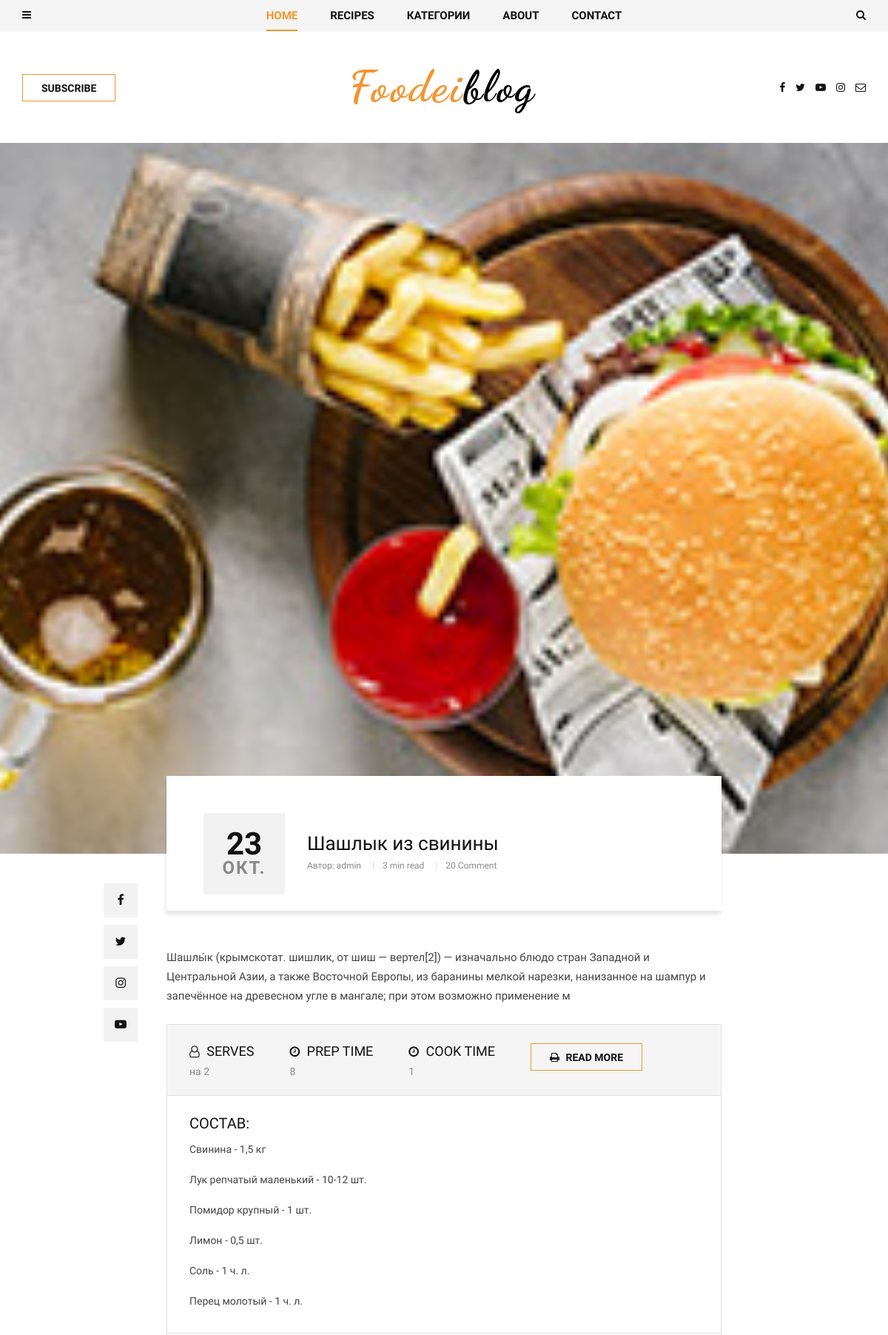
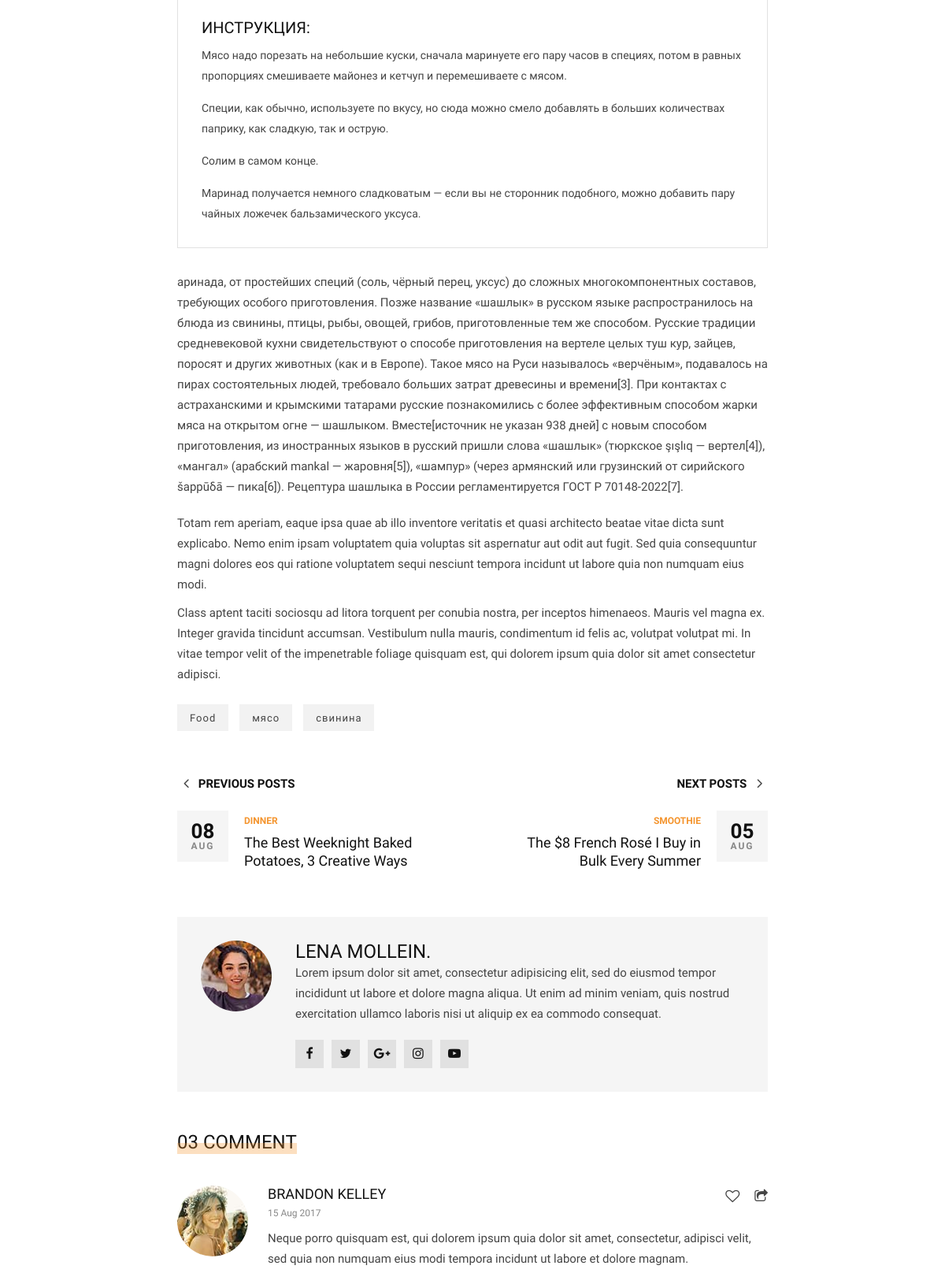
The app's page /dinner/shashlikizsvinini7/ (upper part) with its own data (2 pictures, top to bottom).
### blog/models.py (models this page shows, shortened)
class Post(models.Model):
    author = models.ForeignKey(User, related_name='posts', on_delete=models.CASCADE)
    title = models.CharField(max_length=220)
    slug = models.SlugField(max_length=220, unique=True, default='')
    image = models.ImageField(upload_to='articles/')
    text = models.TextField()
    category = models.ForeignKey(
        Category,
        related_name='post',
        on_delete=models.SET_NULL,
        null=True,
    )
    tags = models.ManyToManyField(Tag, related_name='post')
    create_at = models.DateTimeField(auto_now_add=True)
    def get_absolute_url(self):
        return reverse('post_single',
                       kwargs={"slug": self.category.slug, "post_slug": self.slug})  # передается 2 слага для
    def get_recipes(self):
        return self.recipe.all()  # подтягиваю все рецепты к посту в шаблонах
    def get_tags(self):
        return self.tags.all()

class Recipe(models.Model):
    name = models.CharField(max_length=100)
    serves = models.CharField(max_length=50)
    prep_time = models.PositiveIntegerField(default=1)
    cook_time = models.PositiveIntegerField(default=1)
    ingredients = RichTextField()
    directions = RichTextField()
    post = models.ForeignKey(
        Post,
        related_name='recipe',
        on_delete=models.SET_NULL,
        null=True,
        blank=True)

class Tag(models.Model):
    name = models.CharField(max_length=100)
    slug = models.SlugField(max_length=100)

### blog/views.py (the view)
# urls.py: path('<slug:slug>/<slug:post_slug>/', views.PostDetailView.as_view(), name='post_single'),
class PostDetailView(DetailView):
    model = Post
    context_object_name = 'post'
    slug_url_kwarg = 'post_slug'  # т.к. определено в урлах адрес нестандартный <slug:post_slug>

### blog/models.py (called while the page is built)
    def __str__(self):
        return f'{self.name}'

### blog/templatetags/menu_tags.py (called while the page is built)
@register.inclusion_tag('blog/include/tags/top_menu.html')
def get_categories():
    category = Category.objects.filter(parent__isnull=True).order_by('name')
    return {'list_category': category}

@register.inclusion_tag('blog/include/tags/receips_tag.html')
def get_last_posts():
    posts = Post.objects.select_related('category').order_by('-id')[:5]#подтягиваем категории чтобы было меньше запросов в БД
    return {'list_last_posts': posts}

### templates/blog/post_detail.html (shortened to what this page needs)
{% extends 'base.html' %}
{% block content %}
<section class="single-post spad">
    <div class="single-post__hero set-bg" data-setbg="{{ post.image.url }}"></div>
    <div class="container">
        <div class="row d-flex justify-content-center">
            <div class="col-lg-8">
                <div class="single-post__title">
                    <div class="single-post__title__meta">
                        <h2>{{ post.create_at|date:"d" }}</h2>
                        <span>{{ post.create_at|date:"N" }}</span>
                    </div>
                    <div class="single-post__title__text">
                        <ul class="label">
                        </ul>
                        <h4>{{ post.title }}</h4>
                        <ul class="widget">
                            <li>Автор: {{ post.author }}</li>
                            <li>3 min read</li>
                            <li>20 Comment</li>
                        </ul>
                    </div>
                </div>
                <div class="single-post__social__item">
                    <ul>
                        <li><a href="#"><i class="fa fa-facebook"></i></a></li>
                        <li><a href="#"><i class="fa fa-twitter"></i></a></li>
                        <li><a href="#"><i class="fa fa-instagram"></i></a></li>
                        <li><a href="#"><i class="fa fa-youtube-play"></i></a></li>
                    </ul>
                </div>
                <div class="single-post__top__text">
                    <p>{{ post.text|slice:':250' }}</p>
                </div>
                {% for rec in post.get_recipes %}
                <div class="single-post__recipe__details">
                    <div class="single-post__recipe__details__option">
                            <ul>
                                <li>
                                    <h5><i class="fa fa-user-o"></i> SERVES</h5>
                                    <span>{{ rec.serves }}</span>
                                </li>
                                <li>
                                    <h5><i class="fa fa-clock-o"></i> PREP TIME</h5>
                                    <span>{{ rec.prep_time }}</span>
                                </li>
                                <li>
                                    <h5><i class="fa fa-clock-o"></i> Cook TIME</h5>
                                    <span>{{ rec.cook_time }}</span>
                                </li>
                                <li><a href="#" class="primary-btn"><i class="fa fa-print"></i> Read more</a></li>
                            </ul>
                        </div>
                    <div class="single-post__recipe__details__indegradients">
                        <h5>Состав:</h5>
                        <ul>
                            {{ rec.ingredients|safe }}
                        </ul>
                    </div>
                    <div class="single-post__recipe__details__direction">
                        <h5>Инструкция:</h5>
                        <ul>
                            {{ rec.directions|safe }}
                        </ul>
                    </div>
                </div>
                {% endfor %}
                <div class="single-post__middle__text">
                    <p>{{ post.text|slice:'250:' }}</p>
                </div>
                <div class="single-post__last__text">
                    <p>Totam rem aperiam, eaque ipsa quae ab illo inventore veritatis et quasi architecto beatae
                        vitae dicta sunt explicabo. Nemo enim ipsam voluptatem quia voluptas sit aspernatur aut odit
                        aut fugit. Sed quia consequuntur magni dolores eos qui ratione voluptatem sequi nesciunt
                        tempora incidunt ut labore quia non numquam eius modi.</p>
                    <p>Class aptent taciti sociosqu ad litora torquent per conubia nostra, per inceptos himenaeos.
                        Mauris vel magna ex. Integer gravida tincidunt accumsan. Vestibulum nulla mauris,
                        condimentum id felis ac, volutpat volutpat mi. In vitae tempor velit of the impenetrable
                        foliage quisquam est, qui dolorem ipsum quia dolor sit amet consectetur adipisci.</p>
                </div>
                <div class="single-post__tags">
                    {% for tag in post.get_tags %}
                    <a href="#">{{ tag.name }}</a>
                    {% endfor %}
                </div>
                <div class="single-post__next__previous">
                    <div class="row">
                        <div class="col-lg-6 col-md-6 col-sm-6">
                            <a href="#" class="single-post__previous">
                                <h6><span class="arrow_carrot-left"></span> Previous posts</h6>
                                <div class="single-post__previous__meta">
                                    <h4>08</h4>
                                    <span>Aug</span>
                                </div>
                                <div class="single-post__previous__text">
                                    <span>Dinner</span>
                                    <h5>The Best Weeknight Baked <br/>Potatoes, 3 Creative Ways</h5>
                                </div>
                            </a>
                        </div>
                        <div class="col-lg-6 col-md-6 col-sm-6">
                            <a href="#" class="single-post__next">
                                <h6>Next posts <span class="arrow_carrot-right"></span></h6>
                                <div class="single-post__next__meta">
                                    <h4>05</h4>
                                    <span>Aug</span>
                                </div>
                                <div class="single-post__next__text">
                                    <span>Smoothie</span>
                                    <h5>The $8 French Rosé I Buy in <br/>Bulk Every Summer</h5>
                                </div>
                            </a>
                        </div>
                    </div>
                </div>
                <div class="single-post__author__profile">
                    <div class="single-post__author__profile__pic">
                        <img src="img/categories/single-post/author-profile.jpg" alt="">
                    </div>
                    <div class="single-post__author__profile__text">
                        <h4>Lena Mollein.</h4>
                        <p>Lorem ipsum dolor sit amet, consectetur adipisicing elit, sed do eiusmod tempor
                            incididunt ut labore et dolore magna aliqua. Ut enim ad minim veniam, quis nostrud
                            exercitation ullamco laboris nisi ut aliquip ex ea commodo consequat.</p>
                        <div class="single-post__author__profile__social">
                            <a href="#"><i class="fa fa-facebook"></i></a>
                            <a href="#"><i class="fa fa-twitter"></i></a>
                            <a href="#"><i class="fa fa-google-plus"></i></a>
                            <a href="#"><i class="fa fa-instagram"></i></a>
                            <a href="#"><i class="fa fa-youtube-play"></i></a>
                        </div>
                    </div>
                </div>
                <div class="single-post__comment">
                    <div class="widget__title">
                        <h4>03 Comment</h4>
                    </div>
                    <div class="single-post__comment__item">
                        <div class="single-post__comment__item__pic">
                            <img src="img/categories/single-post/comment/comment-1.jpg" alt="">
                        </div>
                        <div class="single-post__comment__item__text">
                            <h5>Brandon Kelley</h5>
                            <span>15 Aug 2017</span>
                            <p>Neque porro quisquam est, qui dolorem ipsum quia dolor sit amet, consectetur,
                                adipisci velit, sed quia non numquam eius modi tempora incidunt ut labore et dolore
                                magnam.</p>
                            <ul>
                                <li><a href="#"><i class="fa fa-heart-o"></i></a></li>
                                <li><a href="#"><i class="fa fa-share-square-o"></i></a></li>
                            </ul>
                        </div>
                    </div>
                </div>
            </div>
        </div>
    </div>
</section>
{% endblock content %}

### records on screen
Post: create_at "23", create_at "ОКТ.", title "Шашлык из свинины", author "admin", text "Шашлы́к (крымскотат. шишлик, от шиш — вертел[2]) — изначально блюдо стран Западной и Центральной Азии, а также Восточной Европы, из баранины мелкой нарезки, нанизанное на шампур и запечённое на древесном угле в мангале; при этом возможно применение м", text "аринада, от простейших специй (соль, чёрный перец, уксус) до сложных многокомпонентных составов, требующих особого приготовления. Позже название «шашлык» в русском языке распространилось на блюда из свинины, птицы, рыбы, овощей, грибов, приготовленные тем же способом. Русские традиции средневековой кухни свидетельствуют о способе приготовления на вертеле целых туш кур, зайцев, поросят и других животных (как и в Европе). Такое мясо на Руси называлось «верчёным», подавалось на пирах состоятельных людей, требовало больших затрат древесины и времени[3]. При контактах с астраханскими и крымскими татарами русские познакомились с более эффективным способом жарки мяса на открытом огне — шашлыком.…"
Recipe: serves "на 2", prep_time "8", cook_time "1", ingredients "Свинина - 1,5 кг Лук репчатый маленький - 10-12 шт. Помидор крупный - 1 шт. Лимон - 0,5 шт. Соль - 1 ч. л. Перец молотый - 1 ч. л.", directions "Мясо надо порезать на небольшие куски, сначала маринуете его пару часов в специях, потом в равных пропорциях смешиваете майонез и кетчуп и перемешиваете с мясом. Специи, как обычно, используете по вкусу, но сюда можно смело добавлять в больших количествах паприку, как сладкую, так и острую. Солим в самом конце. Маринад получается немного сладковатым — если вы не сторонник подобного, можно добавить пару чайных ложечек бальзамического уксуса."
Tag: name "Food"
Tag: name "мясо"
Tag: name "свинина"
